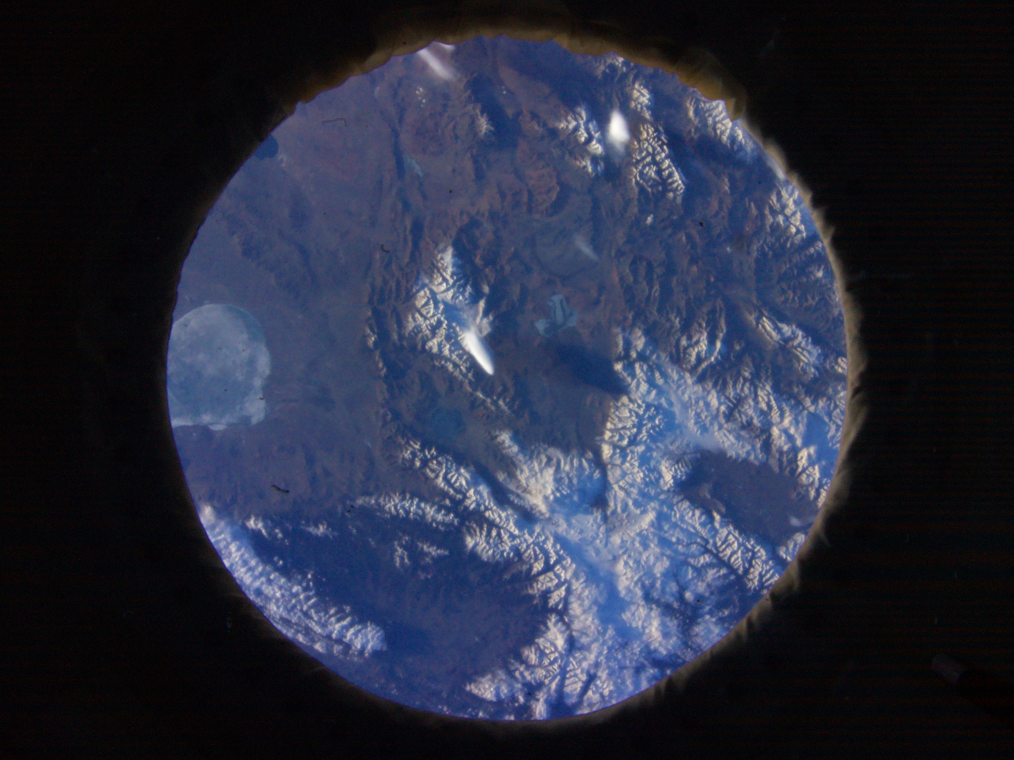
#> input picture Data/raw_images/image1.jpg, 4056 x 3040 px, found by its file name (shown at 1/4 size)
$ python day_2_feature_mapping.py
#> lines starting #> are read from the running program, lines starting #| are printed output that depends on the picture; long printed decimals are rounded
import cv2

img1 = cv2.imread("C:/Amritbir_1024150159/ISS Earth Observation Toolkit/Data/raw_images/image1.jpg")
#> img1 is the input picture: shape (3040, 4056, 3); mean B, G, R 62.2, 44.4, 39.9
img2 = cv2.imread("C:/Amritbir_1024150159/ISS Earth Observation Toolkit\Data/raw_images/image2.jpg")
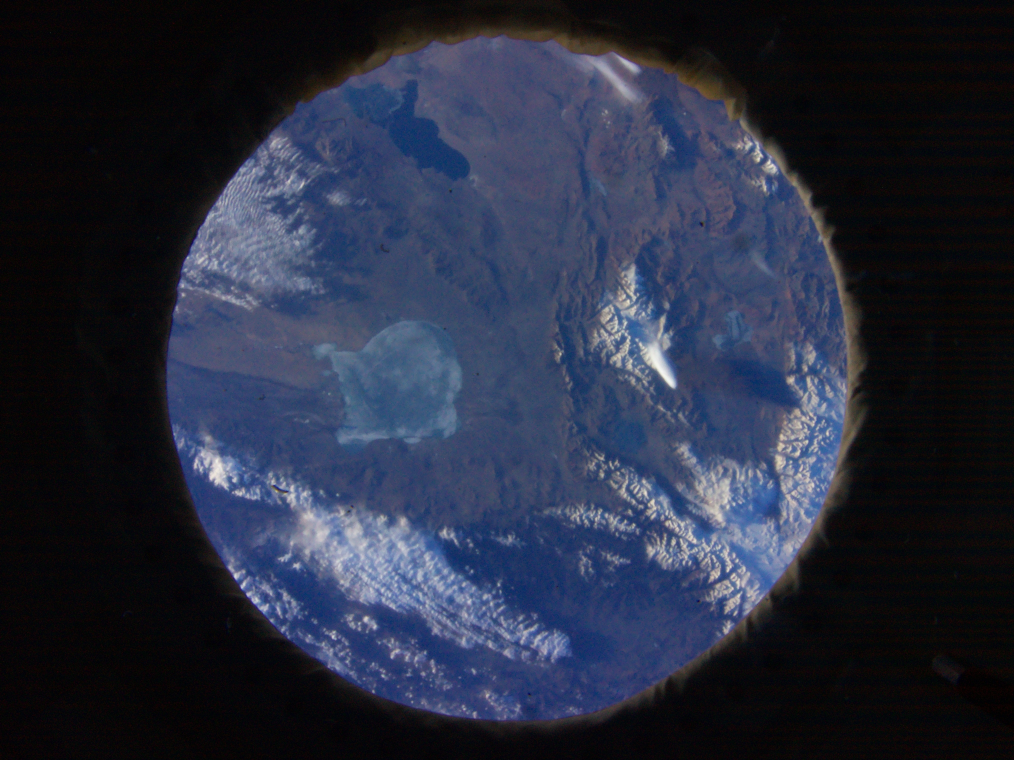
#> input picture Data/raw_images/image2.jpg, 4056 x 3040 px, found by its file name (shown at 1/4 size)
#> img2 is the input picture: shape (3040, 4056, 3); mean B, G, R 62.1, 44.3, 38.9

print(img1.shape)
#| (3040, 4056, 3)
print(img2.shape)
#| (3040, 4056, 3)

gray1 = cv2.cvtColor(img1, cv2.COLOR_BGR2GRAY)
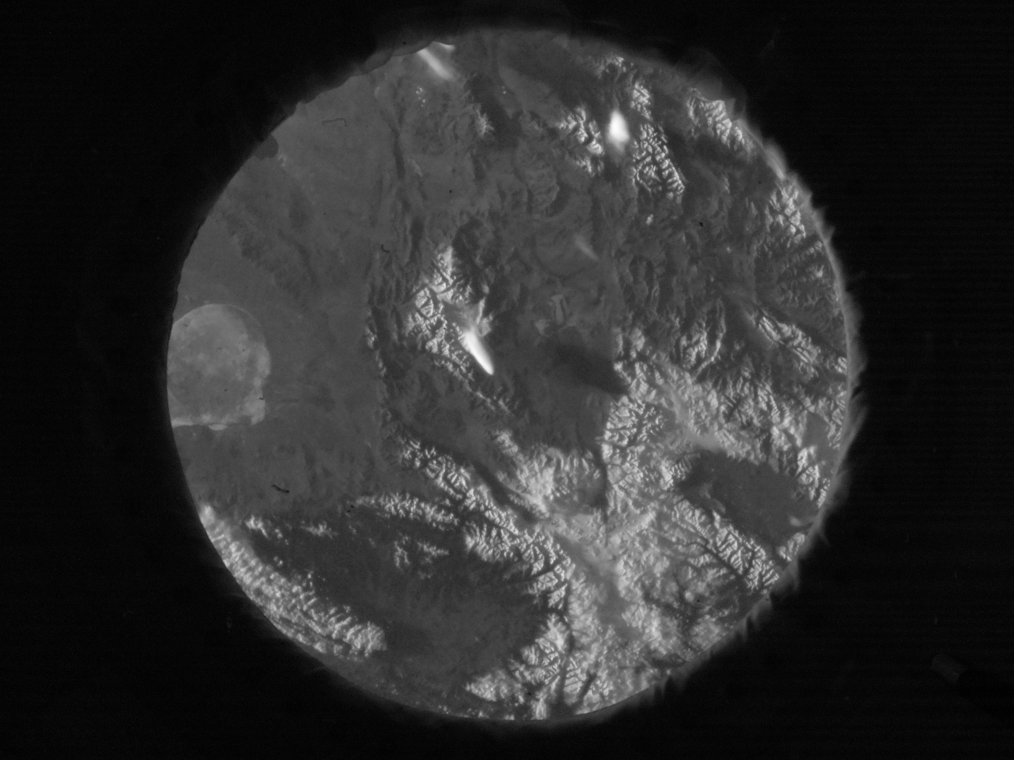
#> gray1: shape (3040, 4056) (shown at 1/4 size); min 0, max 254, mean 45.1
gray2 = cv2.cvtColor(img2, cv2.COLOR_BGR2GRAY)
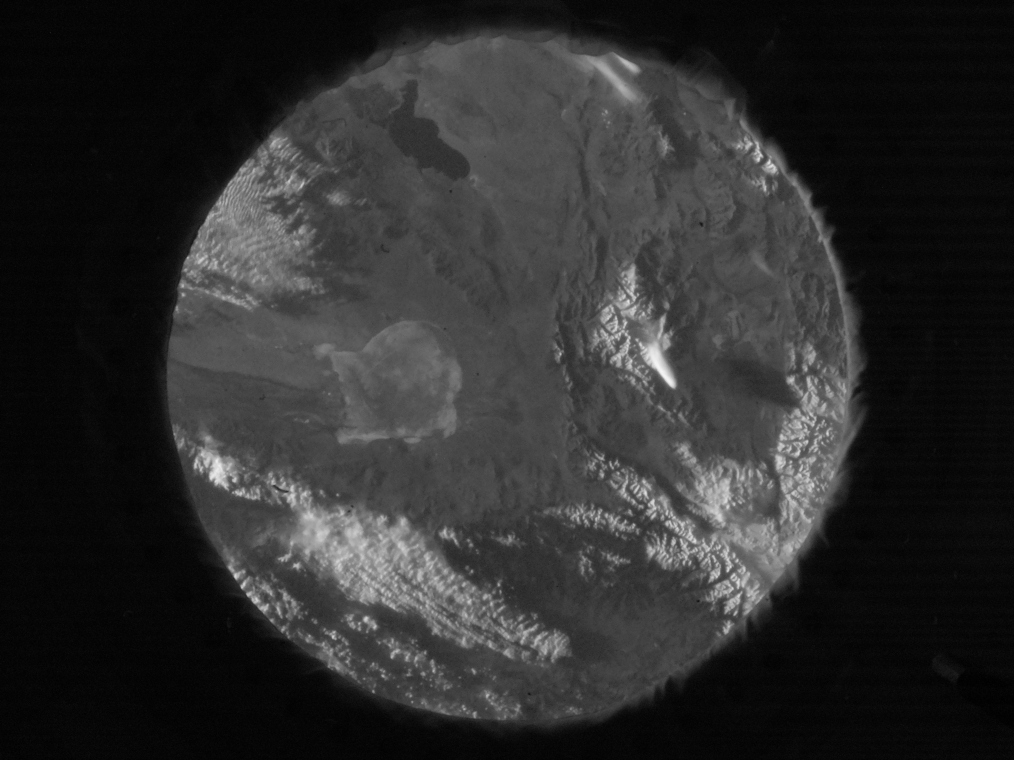
#> gray2: shape (3040, 4056) (shown at 1/4 size); min 0, max 247, mean 44.7

orb = cv2.ORB_create(5000)

kp1, des1 = orb.detectAndCompute(gray1, None)
#> kp1 = 5000 keypoints; strongest (x, y, size): (2658, 585, 77.1), (2204, 2248, 92.6), (2204, 2247, 111.1), (1964, 1491, 111.1)
kp2, des2 = orb.detectAndCompute(gray2, None)
#> kp2 = 5000 keypoints; strongest (x, y, size): (967, 2347, 111.1), (942, 2308, 111.1), (989, 2376, 111.1), (968, 2349, 77.1)

print(len(kp1))
#| 5000
print(len(kp2))
#| 5000

bf = cv2.BFMatcher(cv2.NORM_HAMMING, crossCheck=True)
matches = bf.match(des1,des2)
#> matches = 1899 matches
matches = sorted(matches, key=lambda x: x.distance)
print(len(matches))
#| 1899

matched = cv2.drawMatches(
    img1,
    kp1,
    img2,
    kp2,
    matches[:100],
    None,
    flags=2
)
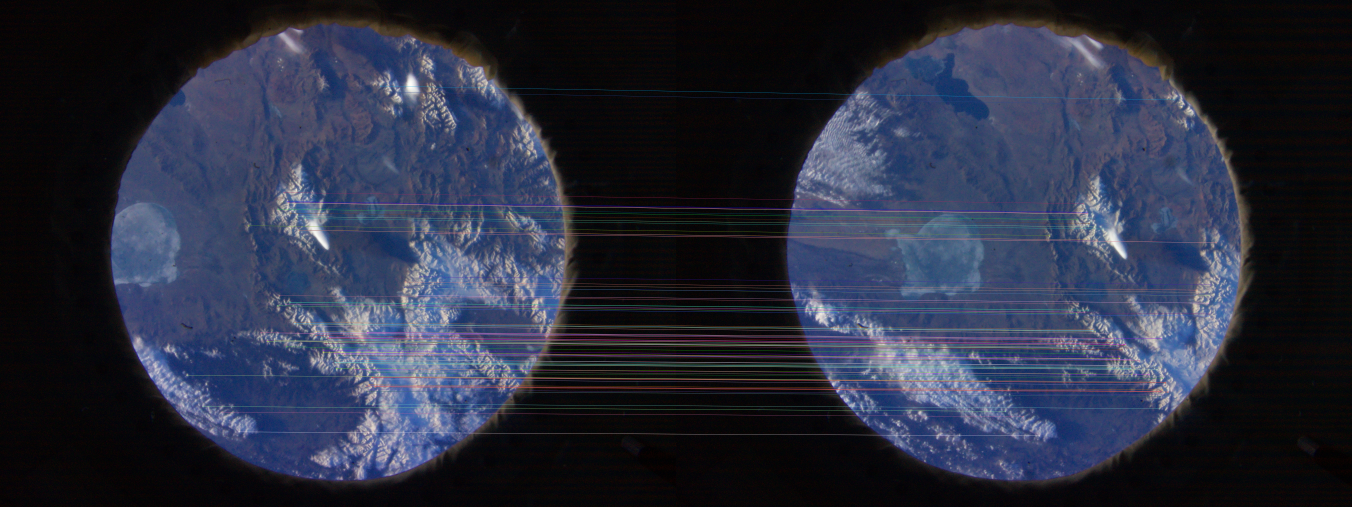
#> matched: shape (3040, 8112, 3) (shown at 1/6 size); mean B, G, R 63.2, 45.9, 41.5

scale = 0.1
new_width = int(matched.shape[1]*scale)
#> new_width = 811
new_height = int(matched.shape[1]*scale)
#> new_height = 811

matched_resized = cv2.resize(
    matched,
    (new_width, new_height),
    interpolation=cv2.INTER_AREA
)
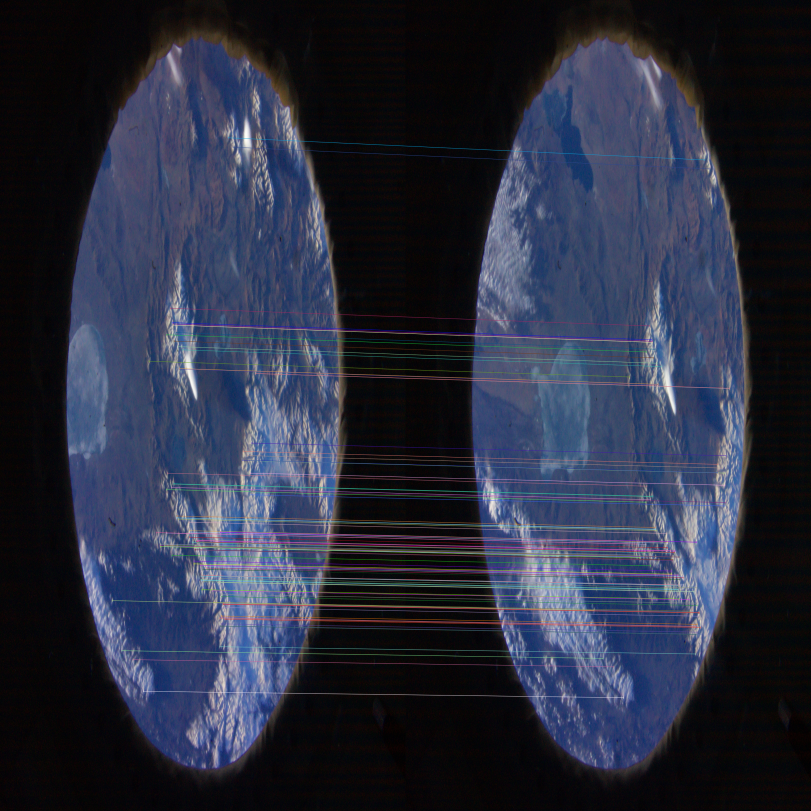
#> matched_resized: shape (811, 811, 3); mean B, G, R 63.2, 45.9, 41.5

cv2.imshow("ORB Feature Matches", matched_resized)
cv2.waitKey(0)
cv2.destroyAllWindows()

import numpy as np
pts1 = np.float32([kp1[m.queryIdx].pt for m in matches])
#> pts1 = 1899 pairs, first value 849.6 to 3371.3, second value 236 to 2876.4
pts2 = np.float32([kp2[m.queryIdx].pt for m in matches])
#> pts2 = 1899 pairs, first value 126 to 3324, second value 451.2 to 2873

M, mask = cv2.estimateAffinePartial2D(
    pts1,
    pts2,
    method=cv2.RANSAC
)
#> M = [[-0.0172, -0.00194, 3248.2], [0.00194, -0.0172, 1815.7]]; mask = 1899 values, max 1 at index 147, min 0 at index 0, mean 0.00263
print(M)
#| [[-1.71654272e-02 -1.94363650e-03  3.24817021e+03]
#|  [ 1.94363650e-03 -1.71654272e-02  1.81567075e+03]]

tx = M[0,2]
#> tx = 3248.2
ty = M[1,2]
#> ty = 1815.7

print(f"tx = {M[0,2]:.2f}")
#| tx = 3248.17
print(f"ty = {M[1,2]:.2f}")
#| ty = 1815.67
pixel_shift = np.sqrt(tx**2 + ty**2)
#> pixel_shift = 3721.2
print(pixel_shift)
#| 3721.192
